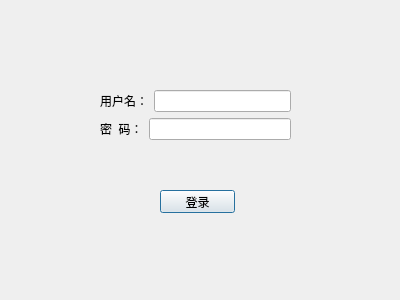
<?xml version="1.0" encoding="UTF-8"?>
<ui version="4.0">
 <class>LoginDialog</class>
 <widget class="QDialog" name="LoginDialog">
  <property name="geometry">
   <rect>
    <x>0</x>
    <y>0</y>
    <width>400</width>
    <height>300</height>
   </rect>
  </property>
  <property name="windowTitle">
   <string>登录</string>
  </property>
  <widget class="QPushButton" name="pushButton">
   <property name="geometry">
    <rect>
     <x>160</x>
     <y>190</y>
     <width>75</width>
     <height>23</height>
    </rect>
   </property>
   <property name="text">
    <string>登录</string>
   </property>
  </widget>
  <widget class="QWidget" name="">
   <property name="geometry">
    <rect>
     <x>100</x>
     <y>90</y>
     <width>191</width>
     <height>52</height>
    </rect>
   </property>
   <layout class="QVBoxLayout" name="verticalLayout">
    <item>
     <layout class="QHBoxLayout" name="horizontalLayout">
      <item>
       <widget class="QLabel" name="label">
        <property name="text">
         <string>用户名：</string>
        </property>
       </widget>
      </item>
      <item>
       <widget class="QLineEdit" name="lineEdit"/>
      </item>
     </layout>
    </item>
    <item>
     <layout class="QHBoxLayout" name="horizontalLayout_2">
      <item>
       <widget class="QLabel" name="label_2">
        <property name="text">
         <string>密  码：</string>
        </property>
       </widget>
      </item>
      <item>
       <widget class="QLineEdit" name="lineEdit_2"/>
      </item>
     </layout>
    </item>
   </layout>
  </widget>
 </widget>
 <resources/>
 <connections/>
</ui>
